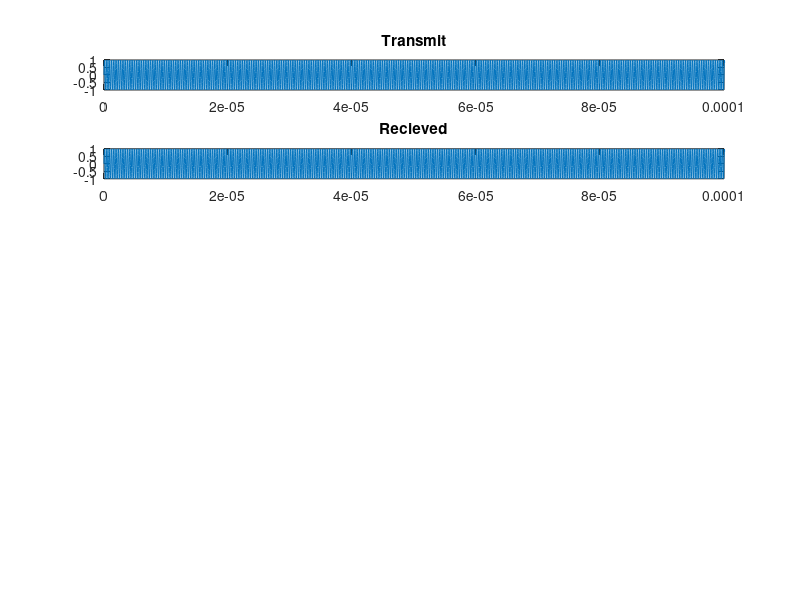

This figure's MATLAB source: (Note: this script raises an error after producing the figure.)
clear
clc
Fs=50*10^6;         %%sampling freq                              
F=3.5*10^6;        %%probe freq                                
t=linspace(0,0.1,5*10^(6));   %%5 m sample                     
tx=sin(2*pi*F*t);                                  
subplot(6,1,1)
plot(t,tx)                                          
axis([0 .0001 -1 1])
title('Transmit')  
%%%%%%%%%%%%%%%%%%%%%%%%%%%%%%%%%%%%%%%%%%%%%%%%%%%%
%%Rx
% 5m sample will be  divided on 3 time intervals
% so each interva will have 166667 sample
t1=linspace(0,0.033,1666667);  %%first interval                          
t2=linspace(0.033,0.067,1666667);   %%second interval                 
t3=linspace(0.067,1,1666667);         %% third interval              
F1=3.5*10^6;             %%stationery wall                           
F2=3.504*10^6;             %%blood cells moving towards probe                            
F3=3.492*10^6;              %%blood cells moving apart                           
Rx1=sin(2*pi*F1*t(1:1666666));      %%(first 166667 sample of 5 m)                          
Rx2=sin(2*pi*F2*t(1666667:3333334));   %%(sec 166667 sample of 5 m)                       
Rx3=sin(2*pi*F3*t(3333335:5000000));   %%(third 166667 sample of 5 m)                      
RX=[Rx1 Rx2 Rx3];       %% our reciever signal is a composite signal (concatinate of three signals)                     
subplot(6,1,2)
plot(t,RX)                                   
axis([0 0.0001 -1 1])
title('Recieved')
 %%quadrature mixing 
 %%in this way we have to input signals one is our trasmitter(direct channel) and the
 %%second is same transmitter with phase shift 90 degree(quadrature
 %%channel) 
 tx2=cos(2*pi*F*t); %%phase shift 
 mixing1=tx .* RX ;%direct channel%% %%out=0.5*[cos(wf)-cos(2w+wf)+cos(wb)-cos(2w-wb)]
 mixing2=tx2 .* RX ;%%quadrature channel%% %%% out=0.5*[sin(2w+wf)+sin(wf)+sin(2w-wb)-sin(wb)]
 w=lppf ;%%to get rid of high freq signal "w0"
 r1=filter(w,mixing1);%cos(wf)+cos(wb)
 r2=filter(w,mixing2); %sin(wf)-sin(wb)
 o=hilbert(r1) ;%%(pi/2 phase shift by adding [1 -1 -1 1] img part to our vector  %sin(wf)+sin(wb)
 n=imag(o)+r2 ; %%sin(wf)
 t=linspace(0,0.1,5*10^6) ;
  subplot(6,1,3)
  e=filter(hhp2,n) ;%%to remove noise in start of signal
 plot(t,e);
 axis([0 0.1 -1 1 ])
 title('forward') 
 q=imag(o)-r2 ; %%sin(wb)
   
 y=filter(hhp,q) ;%%same for e
 subplot(6,1,4)
 plot(t,y);
  axis([0 0.1 -1 1 ])
 title('back') 
 %%%%%%%%%%%%%%%%%%%%%%%%%%%%%%%%%%%%%%%%%%%%%%%%%%%%%%%%%%%%%%%%%%
 %%hetrodyne mixing
 fh=10*10^3; 
 H=sin(2*pi*fh*t) ;%%heterondyne signal .
 mix=tx .* H ; %%0.5[cos(wo+wh)+cos(wo-wh)]
 a=filter(lppf,mix) ; %% cos(wo-wh) 
 mix2=a .* RX ; %% 0.5[sin(2wo-wh-wf) + sin(2wo-wh-wb)+cos(wh+wf)+cos(wh-wb)]
 v=filter(bpf1,mix2) ;%%cos(wh+wf)+cos(wh-wb)
 back=filter(lppf2,v) ;
 forward=filter(hpf,v) ;
  subplot(6,1,5)
 plot(t,back)  ;
 title('back hetro')
  subplot(6,1,6)
 plot(t,forward) ;
  title('forward hetro')
 %%%%%%%%%%%%%%%%%%%%%%%%%%%%%%%%%%%%%%%%%%%%%%%%%%%%%%%%%%%%
 
 
 